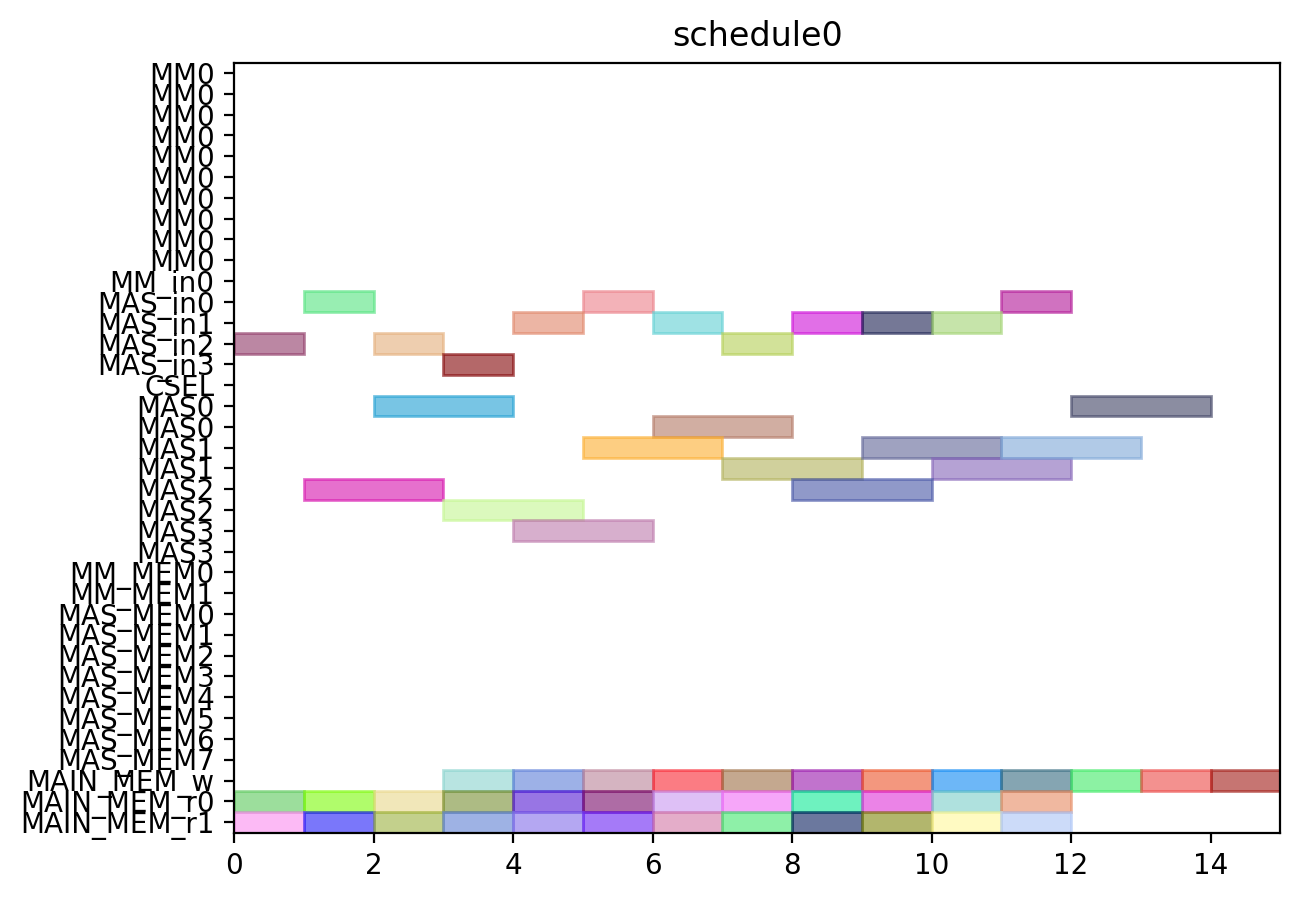

This figure's Python source:
from pyschedule import Scenario, solvers, plotters, alt


def solve():
	horizon = 120
	S = Scenario("schedule0", horizon=horizon)

	# resource
	MM = S.Resources('MM', num=1, size=10)
	MM_in = S.Resources('MM_in', num=1)
	MAS_in = S.Resources('MAS_in', num=4)
	CSEL = S.Resource('CSEL')
	MAS = S.Resources('MAS', num=4, size=2, periods=range(1, horizon))
	MM_MEM = S.Resources('MM_MEM', num=2)
	MAS_MEM = S.Resources('MAS_MEM', num=8)
	MAIN_MEM_w = S.Resource('MAIN_MEM_w', size=1)
	MAIN_MEM_r = S.Resources('MAIN_MEM_r', num=2)

	# result of previous scheduling

	# new tasks
	c000 = S.Task('c000', length=2, delay_cost=1)
	c000 += alt(MAS)
	c000_in = S.Task('c000_in', length=1, delay_cost=1)
	c000_in += alt(MAS_in)
	S += c000_in*MAS_in[0]<=c000*MAS[0]

	S += c000_in*MAS_in[1]<=c000*MAS[1]

	S += c000_in*MAS_in[2]<=c000*MAS[2]

	S += c000_in*MAS_in[3]<=c000*MAS[3]

	S += 0<c000

	c000_w = S.Task('c000_w', length=1, delay_cost=1)
	c000_w += alt(MAIN_MEM_w)
	S += c000 <= c000_w

	c000_mem0 = S.Task('c000_mem0', length=1, delay_cost=1)
	c000_mem0 += MAIN_MEM_r[0]
	S += c000_mem0 <= c000

	c000_mem1 = S.Task('c000_mem1', length=1, delay_cost=1)
	c000_mem1 += MAIN_MEM_r[1]
	S += c000_mem1 <= c000

	c001 = S.Task('c001', length=2, delay_cost=1)
	c001 += alt(MAS)
	c001_in = S.Task('c001_in', length=1, delay_cost=1)
	c001_in += alt(MAS_in)
	S += c001_in*MAS_in[0]<=c001*MAS[0]

	S += c001_in*MAS_in[1]<=c001*MAS[1]

	S += c001_in*MAS_in[2]<=c001*MAS[2]

	S += c001_in*MAS_in[3]<=c001*MAS[3]

	S += 0<c001

	c001_w = S.Task('c001_w', length=1, delay_cost=1)
	c001_w += alt(MAIN_MEM_w)
	S += c001 <= c001_w

	c001_mem0 = S.Task('c001_mem0', length=1, delay_cost=1)
	c001_mem0 += MAIN_MEM_r[0]
	S += c001_mem0 <= c001

	c001_mem1 = S.Task('c001_mem1', length=1, delay_cost=1)
	c001_mem1 += MAIN_MEM_r[1]
	S += c001_mem1 <= c001

	c010 = S.Task('c010', length=2, delay_cost=1)
	c010 += alt(MAS)
	c010_in = S.Task('c010_in', length=1, delay_cost=1)
	c010_in += alt(MAS_in)
	S += c010_in*MAS_in[0]<=c010*MAS[0]

	S += c010_in*MAS_in[1]<=c010*MAS[1]

	S += c010_in*MAS_in[2]<=c010*MAS[2]

	S += c010_in*MAS_in[3]<=c010*MAS[3]

	S += 0<c010

	c010_w = S.Task('c010_w', length=1, delay_cost=1)
	c010_w += alt(MAIN_MEM_w)
	S += c010 <= c010_w

	c010_mem0 = S.Task('c010_mem0', length=1, delay_cost=1)
	c010_mem0 += MAIN_MEM_r[0]
	S += c010_mem0 <= c010

	c010_mem1 = S.Task('c010_mem1', length=1, delay_cost=1)
	c010_mem1 += MAIN_MEM_r[1]
	S += c010_mem1 <= c010

	c011 = S.Task('c011', length=2, delay_cost=1)
	c011 += alt(MAS)
	c011_in = S.Task('c011_in', length=1, delay_cost=1)
	c011_in += alt(MAS_in)
	S += c011_in*MAS_in[0]<=c011*MAS[0]

	S += c011_in*MAS_in[1]<=c011*MAS[1]

	S += c011_in*MAS_in[2]<=c011*MAS[2]

	S += c011_in*MAS_in[3]<=c011*MAS[3]

	S += 0<c011

	c011_w = S.Task('c011_w', length=1, delay_cost=1)
	c011_w += alt(MAIN_MEM_w)
	S += c011 <= c011_w

	c011_mem0 = S.Task('c011_mem0', length=1, delay_cost=1)
	c011_mem0 += MAIN_MEM_r[0]
	S += c011_mem0 <= c011

	c011_mem1 = S.Task('c011_mem1', length=1, delay_cost=1)
	c011_mem1 += MAIN_MEM_r[1]
	S += c011_mem1 <= c011

	c100 = S.Task('c100', length=2, delay_cost=1)
	c100 += alt(MAS)
	c100_in = S.Task('c100_in', length=1, delay_cost=1)
	c100_in += alt(MAS_in)
	S += c100_in*MAS_in[0]<=c100*MAS[0]

	S += c100_in*MAS_in[1]<=c100*MAS[1]

	S += c100_in*MAS_in[2]<=c100*MAS[2]

	S += c100_in*MAS_in[3]<=c100*MAS[3]

	S += 0<c100

	c100_w = S.Task('c100_w', length=1, delay_cost=1)
	c100_w += alt(MAIN_MEM_w)
	S += c100 <= c100_w

	c100_mem0 = S.Task('c100_mem0', length=1, delay_cost=1)
	c100_mem0 += MAIN_MEM_r[0]
	S += c100_mem0 <= c100

	c100_mem1 = S.Task('c100_mem1', length=1, delay_cost=1)
	c100_mem1 += MAIN_MEM_r[1]
	S += c100_mem1 <= c100

	c101 = S.Task('c101', length=2, delay_cost=1)
	c101 += alt(MAS)
	c101_in = S.Task('c101_in', length=1, delay_cost=1)
	c101_in += alt(MAS_in)
	S += c101_in*MAS_in[0]<=c101*MAS[0]

	S += c101_in*MAS_in[1]<=c101*MAS[1]

	S += c101_in*MAS_in[2]<=c101*MAS[2]

	S += c101_in*MAS_in[3]<=c101*MAS[3]

	S += 0<c101

	c101_w = S.Task('c101_w', length=1, delay_cost=1)
	c101_w += alt(MAIN_MEM_w)
	S += c101 <= c101_w

	c101_mem0 = S.Task('c101_mem0', length=1, delay_cost=1)
	c101_mem0 += MAIN_MEM_r[0]
	S += c101_mem0 <= c101

	c101_mem1 = S.Task('c101_mem1', length=1, delay_cost=1)
	c101_mem1 += MAIN_MEM_r[1]
	S += c101_mem1 <= c101

	c110 = S.Task('c110', length=2, delay_cost=1)
	c110 += alt(MAS)
	c110_in = S.Task('c110_in', length=1, delay_cost=1)
	c110_in += alt(MAS_in)
	S += c110_in*MAS_in[0]<=c110*MAS[0]

	S += c110_in*MAS_in[1]<=c110*MAS[1]

	S += c110_in*MAS_in[2]<=c110*MAS[2]

	S += c110_in*MAS_in[3]<=c110*MAS[3]

	S += 0<c110

	c110_w = S.Task('c110_w', length=1, delay_cost=1)
	c110_w += alt(MAIN_MEM_w)
	S += c110 <= c110_w

	c110_mem0 = S.Task('c110_mem0', length=1, delay_cost=1)
	c110_mem0 += MAIN_MEM_r[0]
	S += c110_mem0 <= c110

	c110_mem1 = S.Task('c110_mem1', length=1, delay_cost=1)
	c110_mem1 += MAIN_MEM_r[1]
	S += c110_mem1 <= c110

	c111 = S.Task('c111', length=2, delay_cost=1)
	c111 += alt(MAS)
	c111_in = S.Task('c111_in', length=1, delay_cost=1)
	c111_in += alt(MAS_in)
	S += c111_in*MAS_in[0]<=c111*MAS[0]

	S += c111_in*MAS_in[1]<=c111*MAS[1]

	S += c111_in*MAS_in[2]<=c111*MAS[2]

	S += c111_in*MAS_in[3]<=c111*MAS[3]

	S += 0<c111

	c111_w = S.Task('c111_w', length=1, delay_cost=1)
	c111_w += alt(MAIN_MEM_w)
	S += c111 <= c111_w

	c111_mem0 = S.Task('c111_mem0', length=1, delay_cost=1)
	c111_mem0 += MAIN_MEM_r[0]
	S += c111_mem0 <= c111

	c111_mem1 = S.Task('c111_mem1', length=1, delay_cost=1)
	c111_mem1 += MAIN_MEM_r[1]
	S += c111_mem1 <= c111

	c200 = S.Task('c200', length=2, delay_cost=1)
	c200 += alt(MAS)
	c200_in = S.Task('c200_in', length=1, delay_cost=1)
	c200_in += alt(MAS_in)
	S += c200_in*MAS_in[0]<=c200*MAS[0]

	S += c200_in*MAS_in[1]<=c200*MAS[1]

	S += c200_in*MAS_in[2]<=c200*MAS[2]

	S += c200_in*MAS_in[3]<=c200*MAS[3]

	S += 0<c200

	c200_w = S.Task('c200_w', length=1, delay_cost=1)
	c200_w += alt(MAIN_MEM_w)
	S += c200 <= c200_w

	c200_mem0 = S.Task('c200_mem0', length=1, delay_cost=1)
	c200_mem0 += MAIN_MEM_r[0]
	S += c200_mem0 <= c200

	c200_mem1 = S.Task('c200_mem1', length=1, delay_cost=1)
	c200_mem1 += MAIN_MEM_r[1]
	S += c200_mem1 <= c200

	c201 = S.Task('c201', length=2, delay_cost=1)
	c201 += alt(MAS)
	c201_in = S.Task('c201_in', length=1, delay_cost=1)
	c201_in += alt(MAS_in)
	S += c201_in*MAS_in[0]<=c201*MAS[0]

	S += c201_in*MAS_in[1]<=c201*MAS[1]

	S += c201_in*MAS_in[2]<=c201*MAS[2]

	S += c201_in*MAS_in[3]<=c201*MAS[3]

	S += 0<c201

	c201_w = S.Task('c201_w', length=1, delay_cost=1)
	c201_w += alt(MAIN_MEM_w)
	S += c201 <= c201_w

	c201_mem0 = S.Task('c201_mem0', length=1, delay_cost=1)
	c201_mem0 += MAIN_MEM_r[0]
	S += c201_mem0 <= c201

	c201_mem1 = S.Task('c201_mem1', length=1, delay_cost=1)
	c201_mem1 += MAIN_MEM_r[1]
	S += c201_mem1 <= c201

	c210 = S.Task('c210', length=2, delay_cost=1)
	c210 += alt(MAS)
	c210_in = S.Task('c210_in', length=1, delay_cost=1)
	c210_in += alt(MAS_in)
	S += c210_in*MAS_in[0]<=c210*MAS[0]

	S += c210_in*MAS_in[1]<=c210*MAS[1]

	S += c210_in*MAS_in[2]<=c210*MAS[2]

	S += c210_in*MAS_in[3]<=c210*MAS[3]

	S += 0<c210

	c210_w = S.Task('c210_w', length=1, delay_cost=1)
	c210_w += alt(MAIN_MEM_w)
	S += c210 <= c210_w

	c210_mem0 = S.Task('c210_mem0', length=1, delay_cost=1)
	c210_mem0 += MAIN_MEM_r[0]
	S += c210_mem0 <= c210

	c210_mem1 = S.Task('c210_mem1', length=1, delay_cost=1)
	c210_mem1 += MAIN_MEM_r[1]
	S += c210_mem1 <= c210

	c211 = S.Task('c211', length=2, delay_cost=1)
	c211 += alt(MAS)
	c211_in = S.Task('c211_in', length=1, delay_cost=1)
	c211_in += alt(MAS_in)
	S += c211_in*MAS_in[0]<=c211*MAS[0]

	S += c211_in*MAS_in[1]<=c211*MAS[1]

	S += c211_in*MAS_in[2]<=c211*MAS[2]

	S += c211_in*MAS_in[3]<=c211*MAS[3]

	S += 0<c211

	c211_w = S.Task('c211_w', length=1, delay_cost=1)
	c211_w += alt(MAIN_MEM_w)
	S += c211 <= c211_w

	c211_mem0 = S.Task('c211_mem0', length=1, delay_cost=1)
	c211_mem0 += MAIN_MEM_r[0]
	S += c211_mem0 <= c211

	c211_mem1 = S.Task('c211_mem1', length=1, delay_cost=1)
	c211_mem1 += MAIN_MEM_r[1]
	S += c211_mem1 <= c211

	solvers.mip.solve(S,msg=1,kind='CPLEX',ratio_gap=1.01)

	solution = [['hoge']*len(S.solution()[1]) for i in range(len(S.solution()))]
	for i in range(len(S.solution())):
		for j in range(len(S.solution()[i])):
			solution[i][j]=str(S.solution()[i][j])
	print(solution)

	cycles = int(solution[-1][3])

	pic_file_name = "/home/mfukuda/ABE/multiRAM_multiMAS_16mux/scheduling_result/stage10MM1_stage2MAS4/CONJ/schedule0.png"
	if(S.solution() != []):
		plotters.matplotlib.plot(S,img_filename=pic_file_name, show_task_labels=False, fig_size=(cycles*0.25+3, 5))

	return solution
